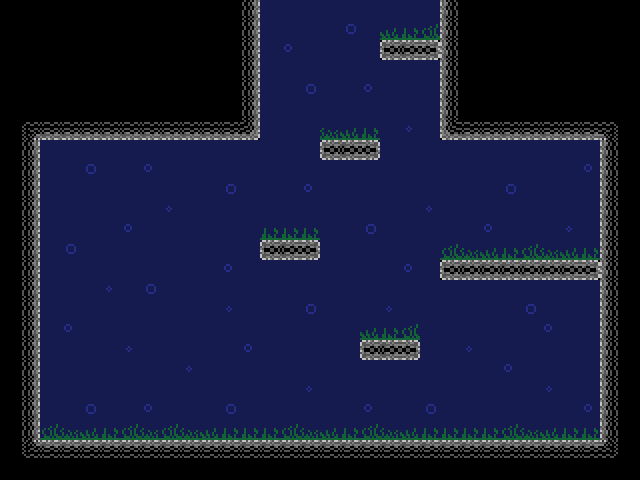

This game map was drawn from its Tiled (.tmx) file and the tilesets committed beside it. A one-line description and the trimmed map source follow:
An orthogonal 32x24 tile map with 20x20 px tiles, 2 tile layers (background, walls), 2 tilesets and 1 object (skull4).

<map version="1.0" orientation="orthogonal" width="32" height="24" tilewidth="20" tileheight="20">
 <properties>
  <property name="topPortal" value="resources/cave03.tmx" />
 </properties>
 <tileset firstgid="1" name="tiles_cave" tilewidth="20" tileheight="20">
  <image source="tiles_cave.png" width="140" height="180" />
 </tileset>
 <tileset firstgid="64" name="cave_background" tilewidth="20" tileheight="20">
  <image source="cave_background.png" width="400" height="260" />
 </tileset>
 <layer name="background" width="32" height="24">
  <data>[768 cells, 472 non-empty, 8 distinct tile ids]</data>
 </layer>
 <layer name="walls" width="32" height="24">
  <data>[768 cells, 113 non-empty, 13 distinct tile ids]</data>
 </layer>
 <objectgroup name="objects" width="32" height="24">
  <object name="skull4" x="55" y="345" width="87" height="88" />
 </objectgroup>
</map>
